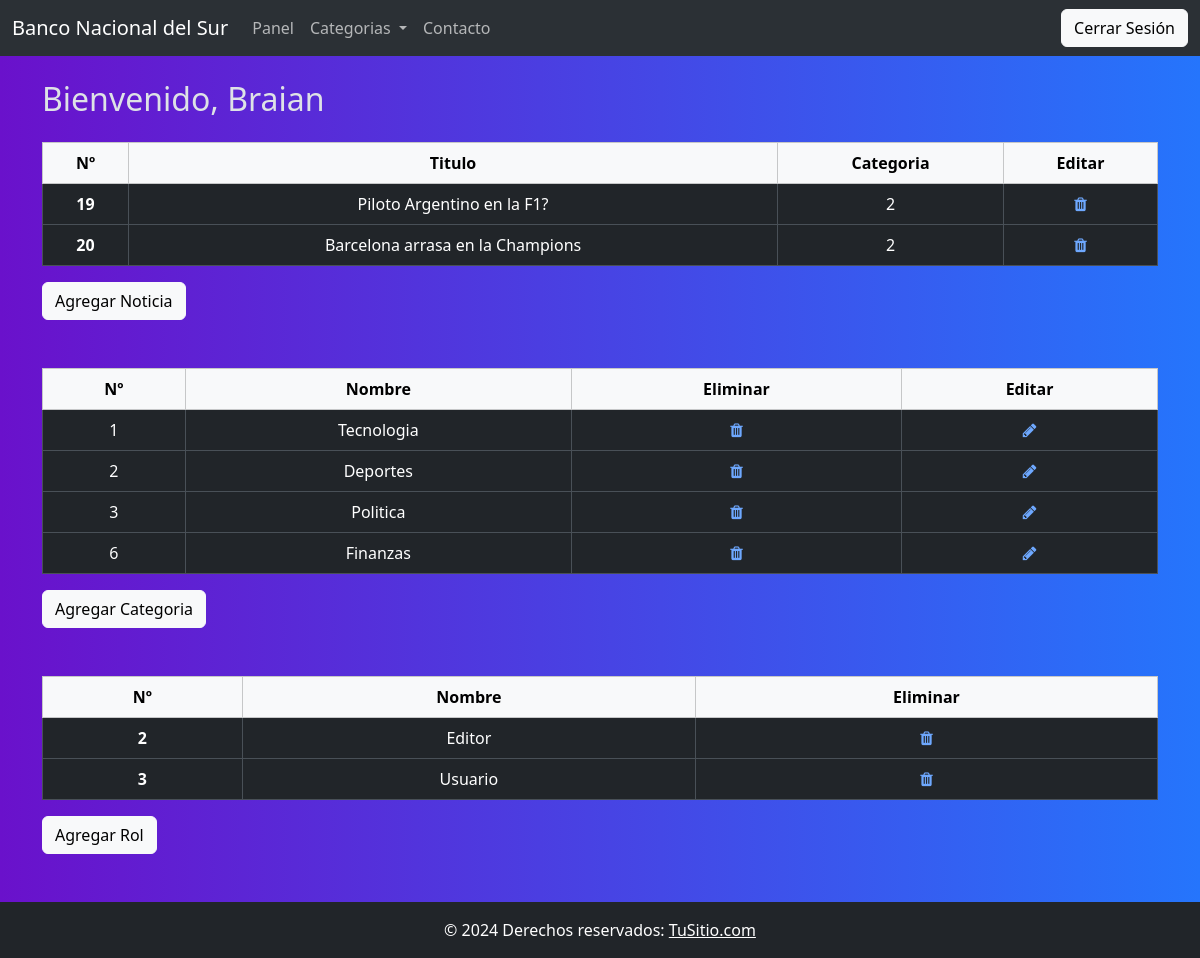
Page /views/front/dashboard_admin.php (signed in) on the committed database.
### tables this page shows
CREATE TABLE `noticias` (
  `id` int(11) NOT NULL,
  `titulo` varchar(255) NOT NULL,
  `texto` text NOT NULL,
  `imagen_link` varchar(255) DEFAULT NULL,
  `categoria_id` int(11) DEFAULT NULL,
  `autor_id` int(11) DEFAULT NULL
);

CREATE TABLE `categorias` (
  `id` int(11) NOT NULL,
  `nombre` varchar(50) NOT NULL
);

CREATE TABLE `roles` (
  `id` int(11) NOT NULL,
  `nombre` varchar(50) NOT NULL
);

### views/front/dashboard_admin.php (the view, shortened to what this page needs)
<?php
include '../../models/conexion.php';
$id = $_SESSION['id'];
$sql = "SELECT * FROM noticias WHERE autor_id = '$id'";
$sql2 = "SELECT * FROM categorias";
$sql3 = "SELECT * FROM roles WHERE NOT nombre='Administrador'";
$result = $conn->query($sql);
$result2 = $conn->query($sql2);
$result3 = $conn->query($sql3);
?>
<!DOCTYPE html>
<html lang="es" data-bs-theme="dark">
<head>
  <link rel="stylesheet" href="css/bootstrap.min.css">
  <link rel="stylesheet" href="../../public/css/style.css">
  <link rel="stylesheet" href="https://cdnjs.cloudflare.com/ajax/libs/font-awesome/4.7.0/css/font-awesome.min.css">
  <link href="https://cdn.jsdelivr.net/npm/bootstrap@5.3.3/dist/css/bootstrap.min.css" rel="stylesheet"
>
</head>
<body class="gradient-custom">
  <?php
  if ($_SESSION)
    echo '
<nav class="navbar navbar-expand-lg bg-body-tertiary">
<div class="container-fluid">
  <a class="navbar-brand" href="../../index.php">Banco Nacional del Sur</a>
  <button class="navbar-toggler" type="button" data-bs-toggle="collapse" data-bs-target="#navbarSupportedContent"
    aria-controls="navbarSupportedContent" aria-expanded="false" aria-label="Toggle navigation">
    <span class="navbar-toggler-icon"></span>
  </button>
  <div class="collapse navbar-collapse" id="navbarSupportedContent">
    <ul class="navbar-nav me-auto mb-2 mb-lg-0">
      <li class="nav-item">
        <a class="nav-link" href="../../views/front/dashboard.php">Panel</a>
      </li>
      <li class="nav-item dropdown">
        <a class="nav-link dropdown-toggle" href="#" role="button" data-bs-toggle="dropdown" aria-expanded="false">
          Categorias
        </a>
        <ul class="dropdown-menu">
          <li><a class="dropdown-item" href="../../views/front/noticias.php">Noticias</a></li>
          <li><a class="dropdown-item" href="../../views/front/servicios.php">Servicios</a></li>
        </ul>
      <li class="nav-item">
        <a class="nav-link" href="../../views/front/contacto.php">Contacto</a>
      </li>
      </li>
    </ul>
    <a href="../../controllers/logout.php" class="btn btn-light">Cerrar Sesión</a>
  </div>
</div>
</nav>
    ';
  ?>
  <div class="container">
    <h2 class="my-4">Bienvenido, <?php echo $_SESSION['username']; ?></h2>
    <?php
    if ($result->num_rows == 0) {
      echo '<h6>No hay noticias para mostrar</h6>';
    } else {
      echo '<table class="table text-center table-bordered">
                        <thead class="table-light">
                            <tr>
                            <th scope="col">Nº</th>
                            <th scope="col">Titulo</th>
                            <th scope="col">Categoria</th>
                            <th scope="col">Editar</th>
                            </tr>
                        </thead>
                    <tbody>';
      while ($noticia = $result->fetch_assoc()) {
        echo "
                <tr>
                    <th>{$noticia['id']}</th>
                    <td>{$noticia['titulo']}</td>
                    <td>{$noticia['categoria_id']}</td>
                    <td>
                        <a href=\"../../controllers/eliminar_noticia.php?id={$noticia['id']}\">
                        <i class=\"fa fa-trash\" aria-hidden=\"true\"></i>
                        </a>
                    </td>
                </tr>";
      }
      echo '</tbody></table>';
    }
    echo '<a href="agregar_noticia.php" class="btn btn-light" role="button" aria-disabled="true">Agregar Noticia</a>';
    ?>
    <?php
    if ($result2->num_rows == 0) {
      echo '<h6>No hay categorias Para mostrar</h6>';
    } else {
      echo '
                <table class="table text-center table-bordered mt-5">
                        <thead class="table-light">
                            <tr>
                            <th scope="col">Nº</th>
                            <th scope="col">Nombre</th>
                            <th scope="col">Eliminar</th>
                            <th scope="col">Editar</th>
                            </tr>
                        </thead>
                        <tbody>
                        ';
      while ($categoria = $result2->fetch_assoc()) {
        echo "
                <tr>
                        <td >{$categoria['id']}</td>
                        <td>{$categoria['nombre']}</td>
                        <td>
                            <a href=\"../../controllers/eliminar_categoria.php?id={$categoria['id']}\">
                            <i class=\"fa fa-trash\" aria-hidden=\"true\"></i>
                            </a>
                        </td>
                        <td>
                            <a href=\"update_cat.php?id={$categoria['id']}\">
                            <i class=\"fa fa-pencil\" aria-hidden=\"true\"></i>
                            </a>
                        </td>
                </tr>
                ";
      }
      echo '</tbody></table>';
    }
    ?>
    <a class="btn btn-light" href="agregar_cat.php" role="button">Agregar Categoria</a>
    <?php
    if ($result3->num_rows == 0) {
      echo '<h6>No hay roles para mostrar</h6>';
    } else {
      echo '
                <table class="table text-center table-bordered mt-5 mt-5">
                        <thead class="table-light">
                            <tr>
                            <th scope="col">Nº</th>
                            <th scope="col">Nombre</th>
                            <th scope="col">Eliminar</th>
                            </tr>
                        </thead>
                        <tbody>
                        ';
      while ($rol = $result3->fetch_assoc()) {
        echo "
                <tr>
                        <th >{$rol['id']}</th>
                        <td>{$rol['nombre']}</td>
                        <td>
                            <a href=\"../../controllers/eliminar_rol.php?id={$rol['id']}\">
                            <i class=\"fa fa-trash\" aria-hidden=\"true\"></i>
                            </a>
                        </td>
                </tr>
                ";
      }
      echo '</tbody></table>';
    }
    ?>
    <a href="agregar_rol.php" class="btn btn-light mb-5" role="button" aria-disabled="true">Agregar Rol</a>
  </div>
  <footer class="bg-light text-center text-lg-start">
    <div class="text-center p-3 text-bg-dark" style="color: white;">
      © 2024 Derechos reservados:
      <a class="text-white" href="https://tusitio.com/">
        TuSitio.com</a>
    </div>
  </footer>
</body>
</html>

### public/css/style.css (style rules this page uses)
.gradient-custom { background: #6a11cb; background: -webkit-linear-gradient(to right, rgba(106, 17, 203, 1), rgba(37, 117, 252, 1)); background: linear-gradient(to right, rgba(106, 17, 203, 1), rgba(37, 117, 252, 1)) }

### rows in the picture
noticias: id "19", titulo "Piloto Argentino en la F1?", categoria "2"
noticias: id "20", titulo "Barcelona arrasa en la Champions", categoria "2"
categorias: id "1", nombre "Tecnologia"
categorias: id "2", nombre "Deportes"
categorias: id "3", nombre "Politica"
categorias: id "6", nombre "Finanzas"
roles: id "2", nombre "Editor"
roles: id "3", nombre "Usuario"

### other values in the picture
$_SESSION['username'] "Braian"
